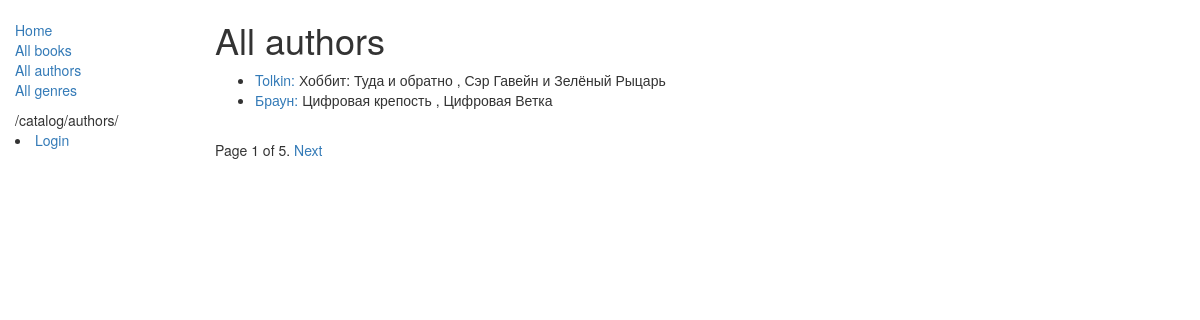
Screenshot of /catalog/authors/ with the database file from the repository.
### catalog/models.py (models this page shows, shortened)
class Author(models.Model):
    first_name = models.CharField(max_length=20)
    last_name = models.CharField(max_length=20)
    date_of_birth = models.DateField(null=True, blank=True)
    date_of_death = models.DateField("Died", null=True, blank=True)

class Book(models.Model):
    STATUS = (
        ("Ruslan", "Rusel"),
        ("Albert", "Alb"),
    )
    title = models.CharField(max_length=200)
    author = models.ForeignKey("Author", on_delete=models.SET_NULL, null=True)
    genre = models.ManyToManyField(
        Genre, help_text="Select a genre for this book", related_name="Books"
    )
    summary = models.TextField(help_text="Print description for this book")
    isbn = models.CharField(
        "ISBN",
        max_length=13,
        help_text='13 Character <a href="https://www.isbn-international.org/content/what-isbn">ISBN number</a>',
    )
    language = models.ManyToManyField(Language, help_text="Enter language")
    stat = models.CharField(max_length=200, choices=STATUS, default=True)
    def display_genre(self):
        return ", ".join([genre.name for genre in self.genre.all()[:3]])
    display_genre.short_description = "Genre"

### catalog/views.py (the view)
class AuthorListView(ListView):
    model = Author
    template_name = "author_list.html"
    paginate_by = 2

### catalog/templates/author_list.html
{% extends "base_generic.html" %}
{% block content %}
<h1>All authors</h1>
<ul>
    {% for author in author_list %}
    <li><a href="{% url 'author-detail' author.pk %}">{{ author.last_name }}:</a>
        {% for book in author.book_set.all %} {{ book.title }} {% if not forloop.last %}, {% endif %} {% endfor %}</li>
    {% endfor %}
</ul>
{% endblock %}

### rows the page displays
Author: last_name "Tolkin"
Book: title "Хоббит: Туда и обратно"
Book: title "Сэр Гавейн и Зелёный Рыцарь"
Author: last_name "Браун"
Book: title "Цифровая крепость"
Book: title "Цифровая Ветка"

### other values shown
{{ request.path }} "/catalog/authors/"
{{ page_obj.number }} "1"
{{ page_obj.paginator.num_pages }} "5"
